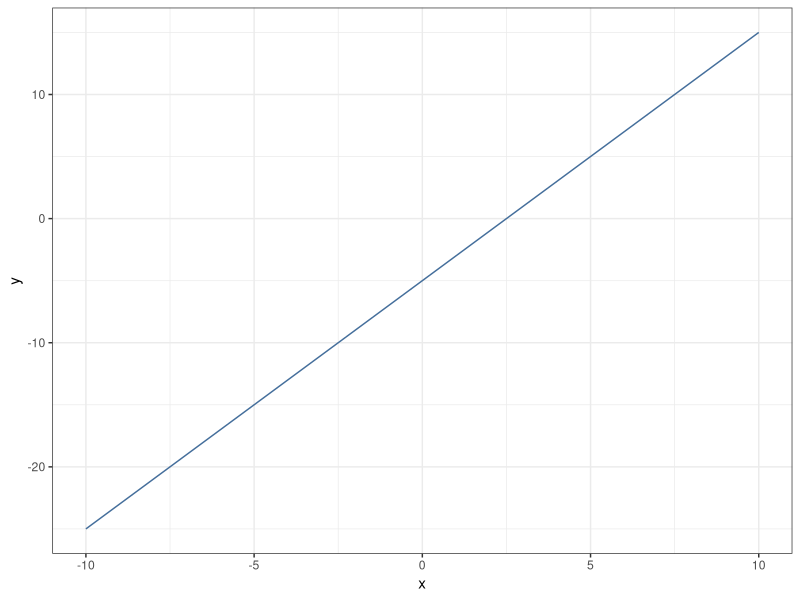
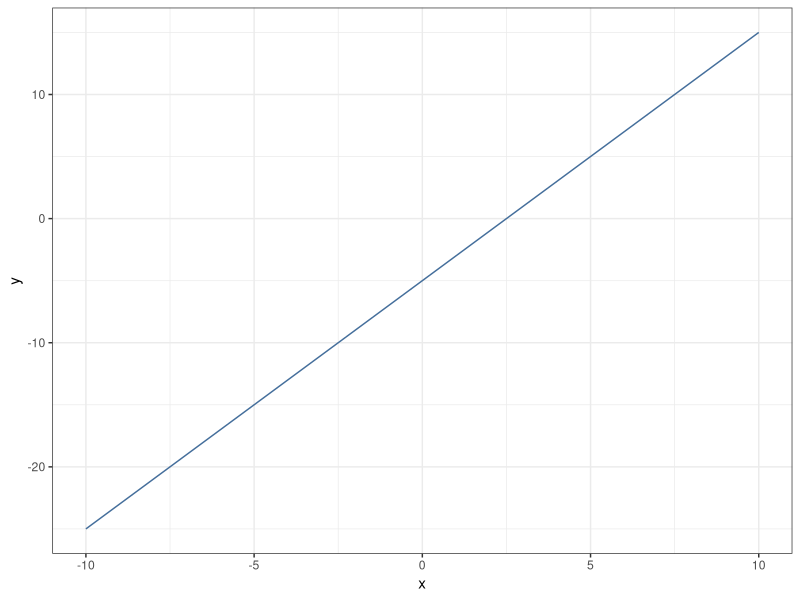
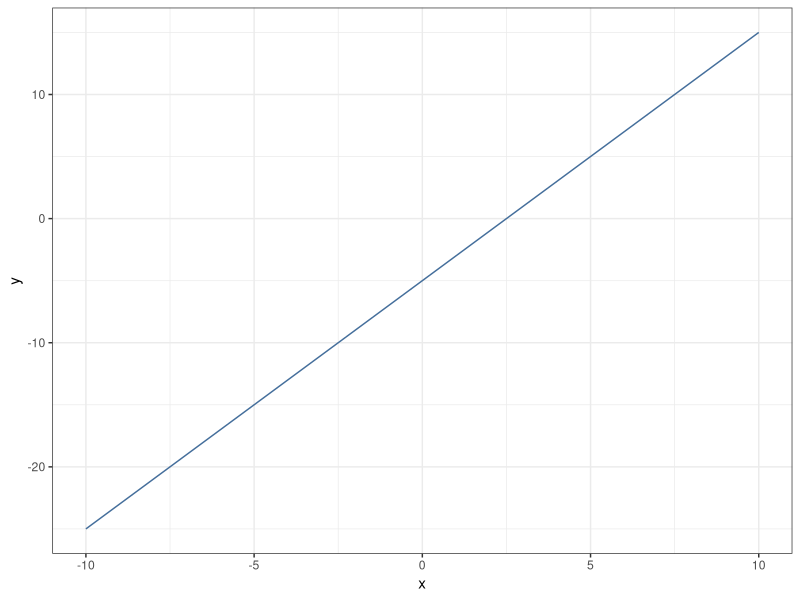
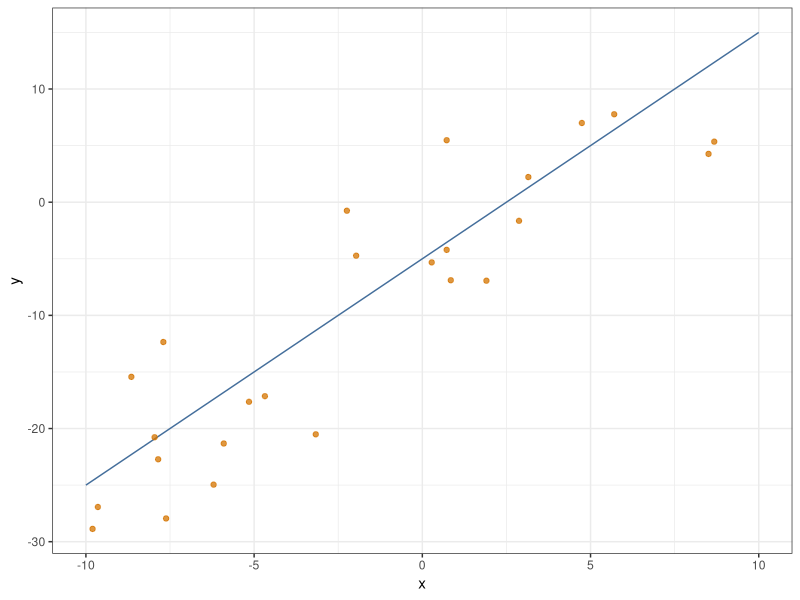
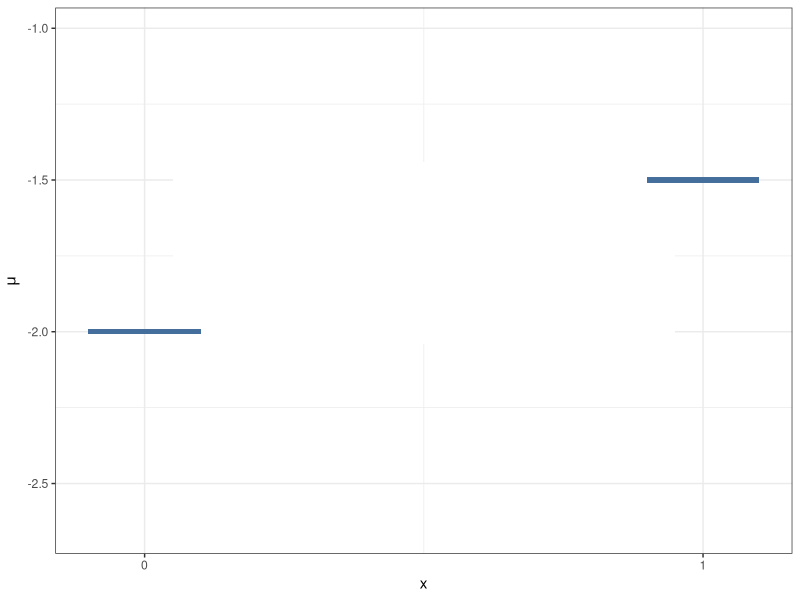
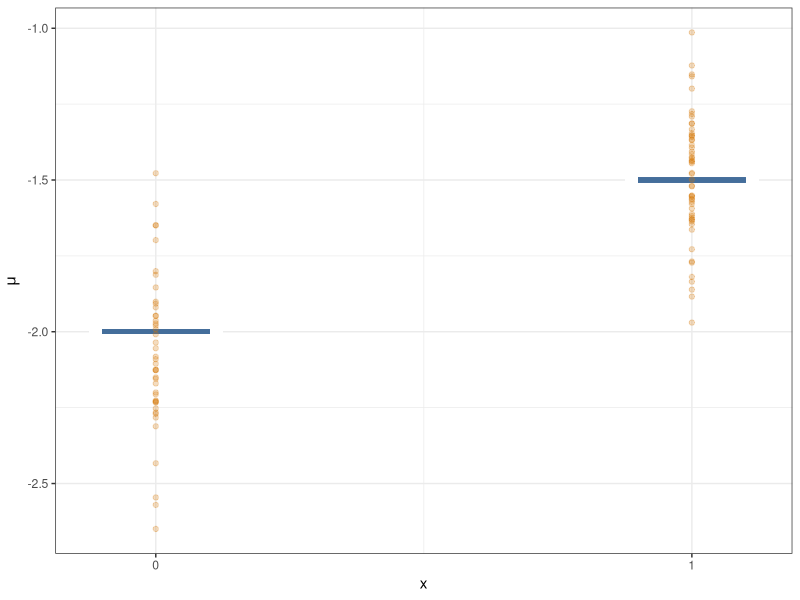
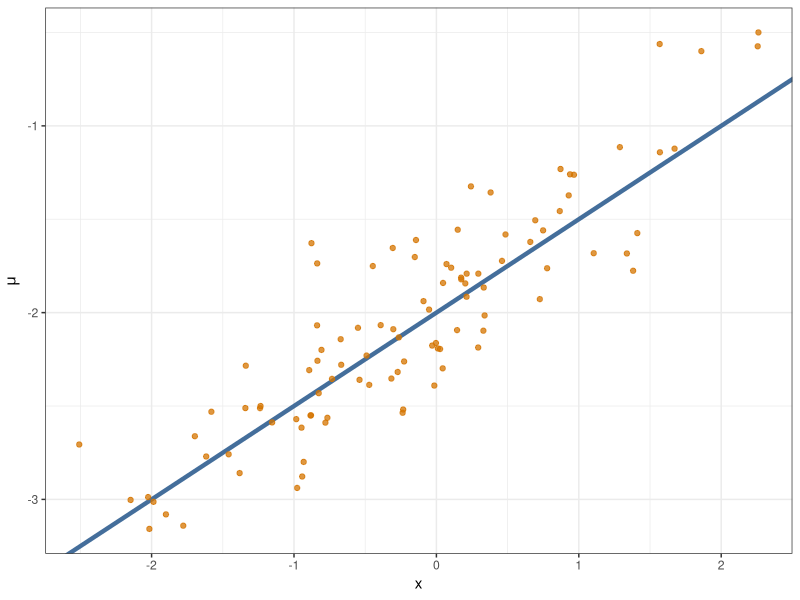
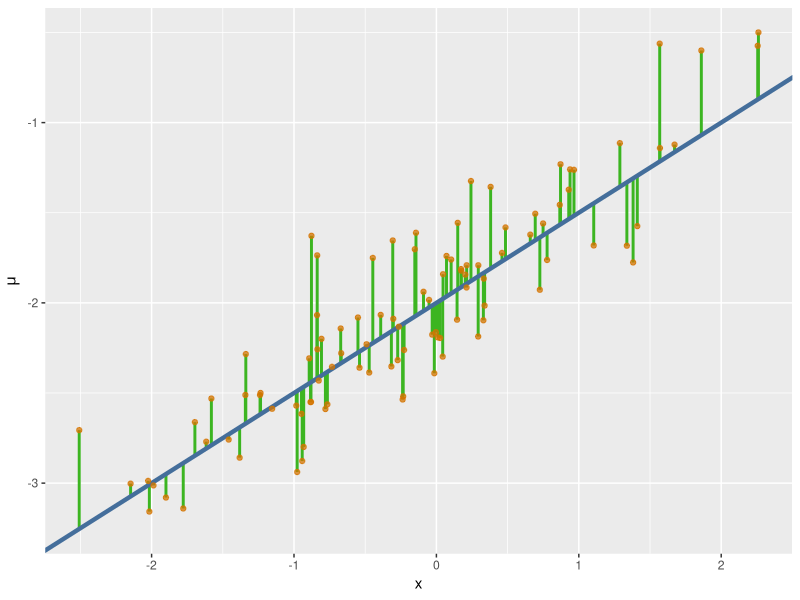

Generate these figures, in order, with R:
## ---- chunk 1
options(htmltools.dir.version = FALSE)
knitr::opts_chunk$set(echo = FALSE, fig.align = 'center', warning=FALSE, message=FALSE, fig.retina = 2)

library(ggplot2)
## ---- chunk 2
x <- seq(from = -10, to = 10, by = 0.1)
line_df <- data.frame(x = x,
                      y = -5 + 2 * x)
ggplot(line_df, aes(x = x, y = y)) + 
  geom_path(color = "#446E9B") +
  theme_bw()
## ---- chunk 3
ggplot(line_df, aes(x = x, y = y)) + 
  geom_path(color = "#446E9B") +
  theme_bw()
## ---- chunk 4
ggplot(line_df, aes(x = x, y = y)) + 
  geom_path(color = "#446E9B") +
  theme_bw()
## ---- chunk 5
x2 <- runif(n = 25, -10, 10)
samp_df <- data.frame(x = x2, y = rnorm(n = 25, -5 + 2 * x2, 4))
ggplot(line_df, aes(x = x, y = y)) + 
  geom_path(color = "#446E9B") +
  geom_point(data = samp_df, aes(x = x, y = y), color = "#D47500", alpha = 0.75) +
  theme_bw()
## ---- chunk 6
x <- rbinom(100, size = 1, prob = 0.5)
y <- -2 + 0.5 * x + rnorm(100, 0, 0.25)
df <- data.frame(x = x, y = y)
ggplot(df, aes(x, y)) + 
  geom_boxplot(color = NA, width = 0.01, height = 0.01) +
  geom_segment(aes(x = -0.1, xend = 0.1, y = -2, yend = -2), color = "#446E9B", size = 1.5) +
  geom_segment(aes(x = 0.9, xend = 1.1, y = -1.5, yend = -1.5), color = "#446E9B", size = 1.5) +
  scale_y_continuous(expression(mu)) +
  scale_x_continuous(breaks = c(0, 1)) +
  theme_bw()
## ---- chunk 7
ggplot(df, aes(x, y, group = as.factor(x))) + geom_boxplot(color = NA, width = 0.25) +
  geom_segment(aes(x = -0.1, xend = 0.1, y = -2, yend = -2), color = "#446E9B", size = 1.5) +
  geom_segment(aes(x = 0.9, xend = 1.1, y = -1.5, yend = -1.5), color = "#446E9B", size = 1.5) +
  scale_y_continuous(expression(mu)) +
  scale_x_continuous(breaks = c(0, 1)) +
  geom_point(color = "#D47500", alpha = 0.25) +
  theme_bw()
## ---- chunk 8
x <- rnorm(100)
y <- -2 + 0.5 * x + rnorm(100, 0, 0.25)
mu <- -2 + 0.5 * x
resid <- y - mu
df <- data.frame(x = x, y = y, mu = mu, Residuals = resid)
ggplot(df, aes(x, y)) + 
  geom_abline(slope = 0.5, intercept = -2, color = "#446E9B", size = 1.5) +
  scale_y_continuous(expression(mu)) +
  geom_point(color = "#D47500", alpha = 0.75) +
  theme_bw()
## ---- chunk 9
ggplot(df, aes(x, y)) + 
  geom_segment(aes(x = x, xend = x, y = mu, yend = y), color = "#3CB521", size = 1) +
  geom_abline(slope = 0.5, intercept = -2, color = "#446E9B", size = 1.5) +
  scale_y_continuous(expression(mu)) +
  geom_point(color = "#D47500", alpha = 0.75)
## ---- chunk 10
ggplot(df, aes(x, Residuals)) + 
  geom_abline(slope = 0, intercept = 0, color = "grey40", linetype = "dashed", size = 1.5) +
  geom_point(color = "#D47500", alpha = 0.75) +
  theme_bw()
